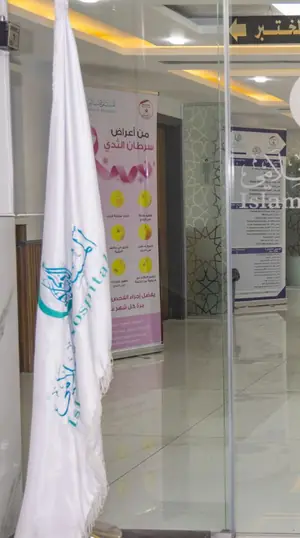
#> input picture assets/img/awareness-300.webp, 300 x 538 px, given in place of 03aab35b-image.jpg, which was not available; the run also reads 1 picture not shown here
$ python prepare_images.py ../assets/img ../assets/img/awareness-480.webp
#> lines starting #> are read from the running program, lines starting #| are printed output that depends on the picture
"""Prepares optimized image variants from the original photos (one-off helper).
Usage: python3 tools/prepare_images.py <folder with originals> src/img
The file names below are the ones the originals had when the site was built; adjust them for new photos."""
import sys
from PIL import Image, ImageOps
U, OUT = sys.argv[1], sys.argv[2]
def save(im, name, q=74):
    im.save(f"{OUT}/{name}", "WEBP", quality=q, method=6)
ent = Image.open(f"{U}/03aab35b-image.jpg").convert("RGB")      # entrance 1502x1001
#> ent is the input picture: PIL image 300x538 RGB; mean R, G, B 154.6, 149.6, 143.4
orr = Image.open(f"{U}/fedd5d67-image.jpg").convert("RGB")      # operating room 1528x1528
logo = Image.open(f"{U}/21d145c6-image.jpg").convert("RGB")     # logo 554x554
# hero crop (4:5) centred on the glass doors
hero = ent.crop((380, 0, 1180, 1000))
#> hero: PIL image 800x1000 RGB; every value is 0
for w in (720, 440): save(hero.resize((w, int(w*1.25)), Image.LANCZOS), f"entrance-hero-{w}.webp")
for w in (1280, 640): save(ent.resize((w, round(w*1001/1502)), Image.LANCZOS), f"entrance-{w}.webp")
#> this loop made 2 passes
#> pass 1, in save (call 3), `im.save(f"{OUT}/{name}", "WEBP", quality=q, method=6)`:
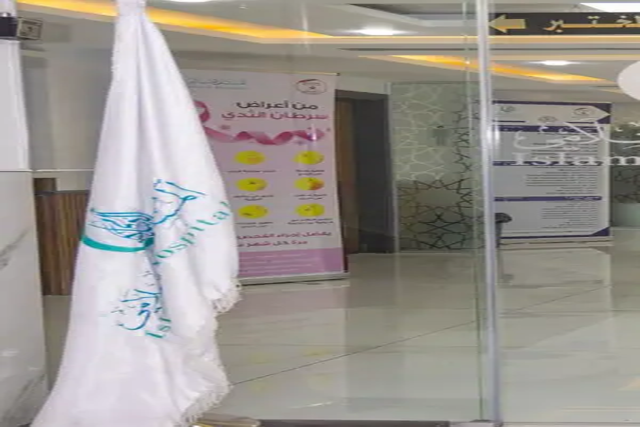
#> saved as entrance-1280.webp: PIL image 1280x853 RGB (shown at 1/2 size); mean R, G, B 154.6, 149.6, 143.4
#> pass 2, in save (call 4), `im.save(f"{OUT}/{name}", "WEBP", quality=q, method=6)`:
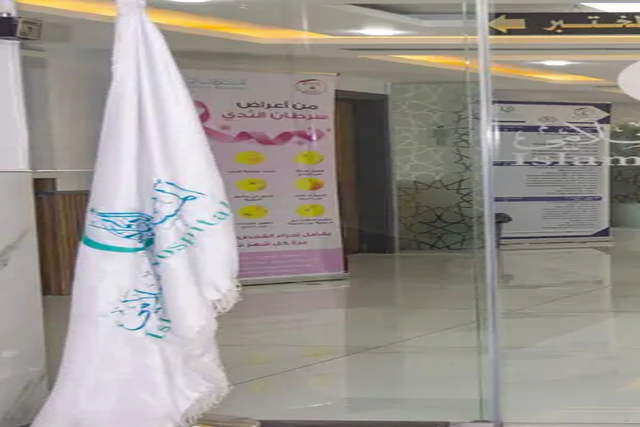
#> saved as entrance-640.webp: PIL image 640x427 RGB; mean R, G, B 154.6, 149.6, 143.4
for w in (1100, 560): save(orr.resize((w, w), Image.LANCZOS), f"operating-room-{w}.webp")
#> this loop made 2 passes
#> pass 1, in save (call 5), `im.save(f"{OUT}/{name}", "WEBP", quality=q, method=6)`:
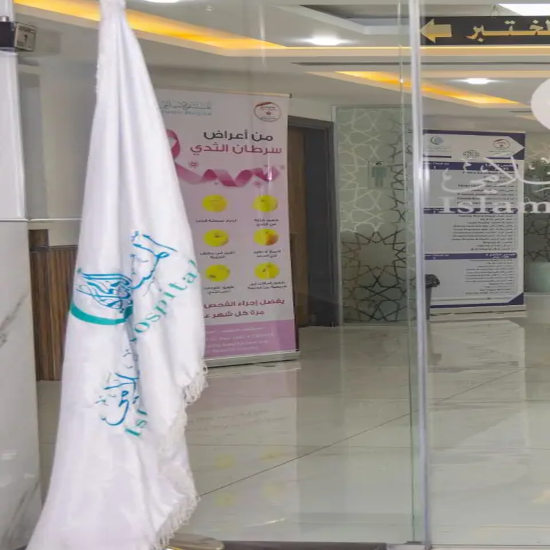
#> saved as operating-room-1100.webp: PIL image 1100x1100 RGB (shown at 1/2 size); mean R, G, B 154.7, 149.6, 143.4
#> pass 2, in save (call 6), `im.save(f"{OUT}/{name}", "WEBP", quality=q, method=6)`:
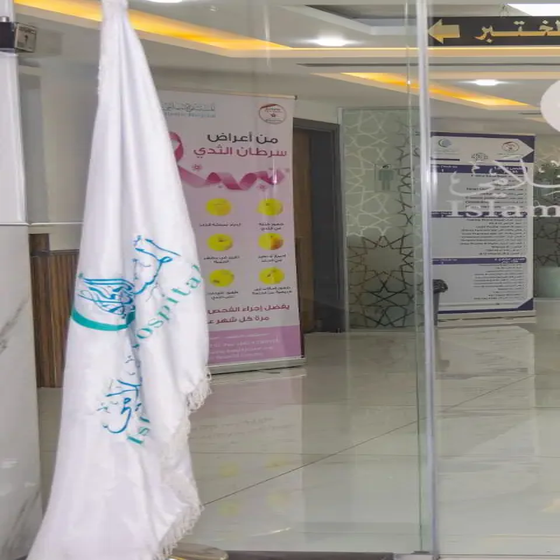
#> saved as operating-room-560.webp: PIL image 560x560 RGB; mean R, G, B 154.7, 149.6, 143.4
# extra crops from the two large photos
def crop(src, box, name, widths):
#> called with box = (640, 110, 1340, 610), name = 'or-lights', widths = (360, 700)
    c = src.crop(box)
#> c: PIL image 700x500 RGB; every value is 0
    for w in widths: save(c.resize((w, round(w*c.height/c.width)), Image.LANCZOS), f"{name}-{w}.webp")
crop(orr, (640, 110, 1340, 610), "or-lights", (360, 700))
crop(orr, (470, 540, 1430, 1260), "or-table", (400, 800))
#> call 2 of crop, with box = (470, 540, 1430, 1260), name = 'or-table', widths = (400, 800)
#> in crop (call 2), `c = src.crop(box)`:
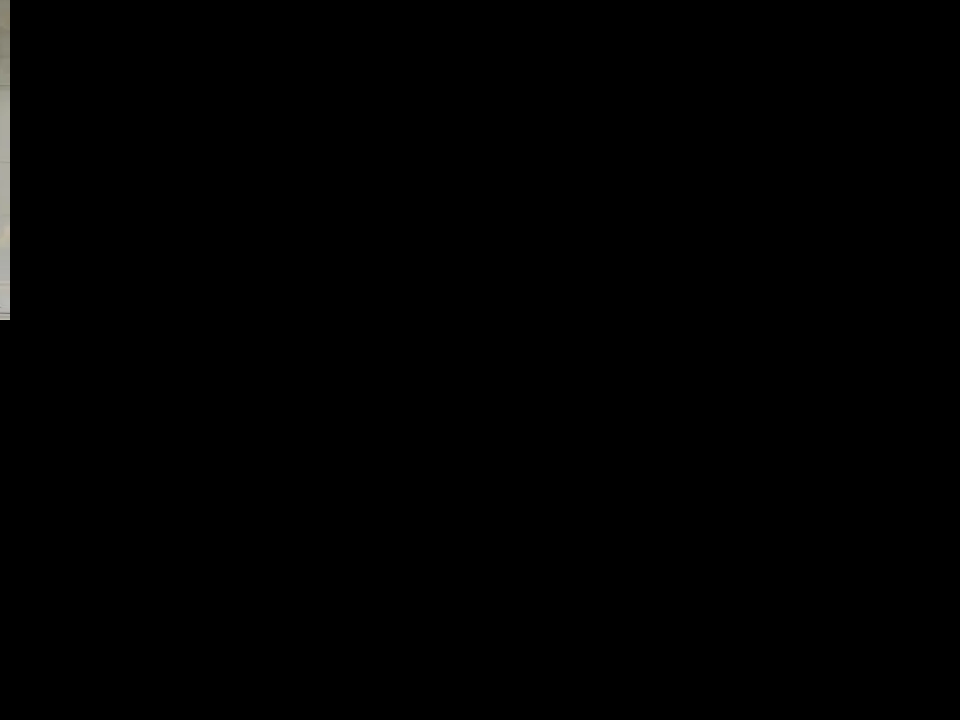
#> c: PIL image 960x720 RGB; mean R, G, B 0.8, 0.8, 0.7
crop(orr, (0, 430, 540, 1250), "or-anesthesia", (300, 540))
#> call 3 of crop, with box = (0, 430, 540, 1250), name = 'or-anesthesia', widths = (300, 540)
#> in crop (call 3), `c = src.crop(box)`:
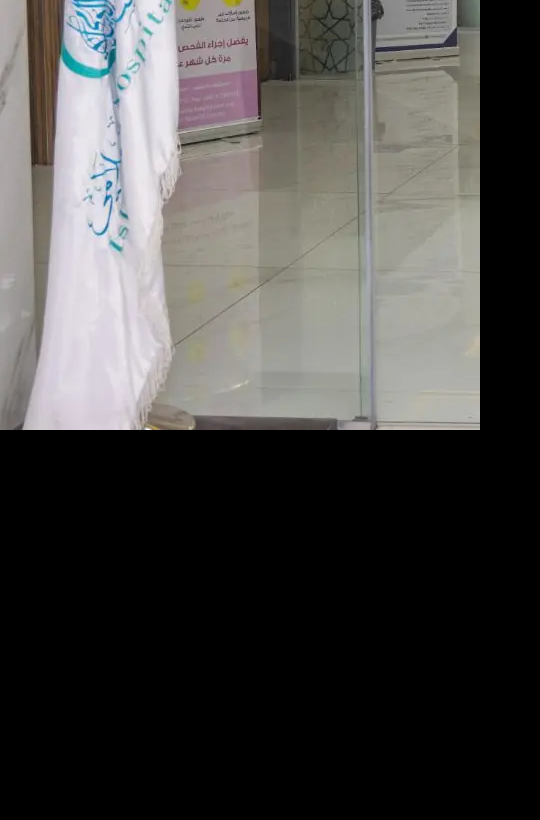
#> c: PIL image 540x820 RGB; mean R, G, B 73.1, 71.8, 70.2
crop(ent, (1040, 60, 1502, 900), "flag", (300, 462))
#> in crop (call 4), `c = src.crop(box)`: c: PIL image 462x840 RGB; every value is 0
crop(ent, (60, 60, 540, 920), "awareness", (300, 480))
#> in crop (call 5), `c = src.crop(box)`:
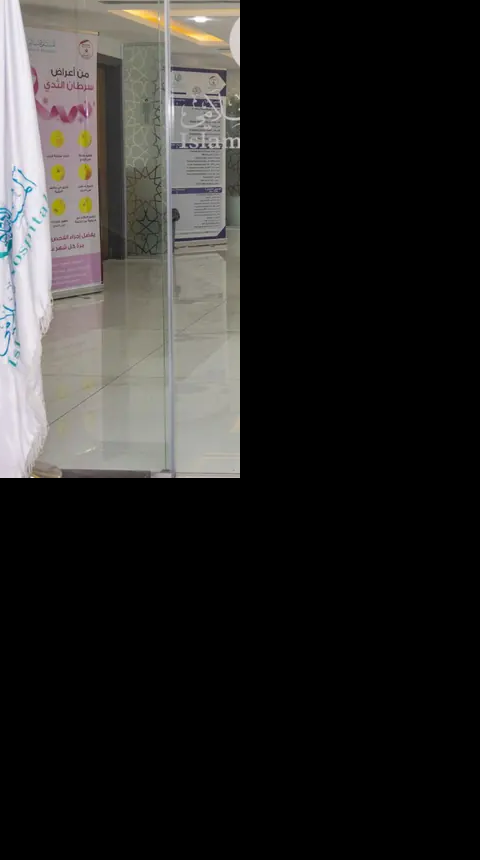
#> c: PIL image 480x860 RGB; mean R, G, B 41.7, 40.5, 38.9
# the three smaller photos: kept at their native size (no upscaling)
for f, name, widths in (("40bb3447-image.jpg", "lobby", (320, 547)), ("5086d5e7-image.jpg", "waiting", (275,)), ("85a9c444-image.jpg", "building", (300, 447))):
#> (the run stopped early here; a loop or call above may not have finished)
